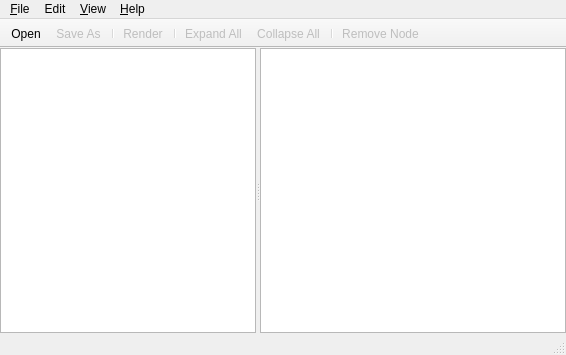
<?xml version="1.0" encoding="UTF-8"?>
<ui version="4.0">
 <class>MainWindow</class>
 <widget class="QMainWindow" name="MainWindow">
  <property name="geometry">
   <rect>
    <x>0</x>
    <y>0</y>
    <width>566</width>
    <height>355</height>
   </rect>
  </property>
  <property name="windowTitle">
   <string>Document Explorer</string>
  </property>
  <property name="windowIcon">
   <iconset resource="resources.qrc">
    <normaloff>:/resources/images/MainWindow.ico</normaloff>:/resources/images/MainWindow.ico</iconset>
  </property>
  <widget class="QWidget" name="centralwidget">
   <layout class="QHBoxLayout" name="horizontalLayout">
    <property name="spacing">
     <number>6</number>
    </property>
    <property name="leftMargin">
     <number>0</number>
    </property>
    <property name="topMargin">
     <number>0</number>
    </property>
    <property name="rightMargin">
     <number>0</number>
    </property>
    <property name="bottomMargin">
     <number>0</number>
    </property>
    <item>
     <widget class="QSplitter" name="splitter">
      <property name="sizePolicy">
       <sizepolicy hsizetype="Expanding" vsizetype="Expanding">
        <horstretch>0</horstretch>
        <verstretch>0</verstretch>
       </sizepolicy>
      </property>
      <property name="orientation">
       <enum>Qt::Horizontal</enum>
      </property>
      <widget class="QTreeView" name="treeView">
       <property name="sizePolicy">
        <sizepolicy hsizetype="Expanding" vsizetype="Expanding">
         <horstretch>0</horstretch>
         <verstretch>0</verstretch>
        </sizepolicy>
       </property>
       <property name="minimumSize">
        <size>
         <width>0</width>
         <height>0</height>
        </size>
       </property>
       <property name="maximumSize">
        <size>
         <width>16777215</width>
         <height>16777215</height>
        </size>
       </property>
       <property name="baseSize">
        <size>
         <width>0</width>
         <height>0</height>
        </size>
       </property>
       <attribute name="headerVisible">
        <bool>false</bool>
       </attribute>
      </widget>
      <widget class="QTextEdit" name="textEdit">
       <property name="sizePolicy">
        <sizepolicy hsizetype="Expanding" vsizetype="Expanding">
         <horstretch>1</horstretch>
         <verstretch>0</verstretch>
        </sizepolicy>
       </property>
       <property name="readOnly">
        <bool>true</bool>
       </property>
       <property name="acceptRichText">
        <bool>true</bool>
       </property>
       <property name="textInteractionFlags">
        <set>Qt::TextSelectableByKeyboard|Qt::TextSelectableByMouse</set>
       </property>
      </widget>
     </widget>
    </item>
   </layout>
  </widget>
  <widget class="QMenuBar" name="menubar">
   <property name="geometry">
    <rect>
     <x>0</x>
     <y>0</y>
     <width>566</width>
     <height>21</height>
    </rect>
   </property>
   <widget class="QMenu" name="menuFile">
    <property name="title">
     <string>&amp;File</string>
    </property>
    <addaction name="actionOpen"/>
    <addaction name="actionSaveAs"/>
    <addaction name="separator"/>
    <addaction name="actionRender"/>
    <addaction name="separator"/>
    <addaction name="actionExit"/>
   </widget>
   <widget class="QMenu" name="menuEdit">
    <property name="title">
     <string>Edit</string>
    </property>
    <addaction name="actionRemoveNode"/>
   </widget>
   <widget class="QMenu" name="menuView">
    <property name="title">
     <string>&amp;View</string>
    </property>
    <addaction name="actionExpandAll"/>
    <addaction name="actionCollapseAll"/>
   </widget>
   <widget class="QMenu" name="menuHelp">
    <property name="title">
     <string>&amp;Help</string>
    </property>
    <addaction name="actionAbout"/>
   </widget>
   <addaction name="menuFile"/>
   <addaction name="menuEdit"/>
   <addaction name="menuView"/>
   <addaction name="menuHelp"/>
  </widget>
  <widget class="QStatusBar" name="statusbar"/>
  <widget class="QToolBar" name="toolBar">
   <property name="windowTitle">
    <string>toolBar</string>
   </property>
   <property name="movable">
    <bool>false</bool>
   </property>
   <property name="iconSize">
    <size>
     <width>24</width>
     <height>24</height>
    </size>
   </property>
   <property name="floatable">
    <bool>true</bool>
   </property>
   <attribute name="toolBarArea">
    <enum>TopToolBarArea</enum>
   </attribute>
   <attribute name="toolBarBreak">
    <bool>false</bool>
   </attribute>
   <addaction name="actionOpen"/>
   <addaction name="actionSaveAs"/>
   <addaction name="separator"/>
   <addaction name="actionRender"/>
   <addaction name="separator"/>
   <addaction name="actionExpandAll"/>
   <addaction name="actionCollapseAll"/>
   <addaction name="separator"/>
   <addaction name="actionRemoveNode"/>
  </widget>
  <action name="actionOpen">
   <property name="icon">
    <iconset resource="resources.qrc">
     <normaloff>:/resources/images/actions/OpenDocument.png</normaloff>:/resources/images/actions/OpenDocument.png</iconset>
   </property>
   <property name="text">
    <string>&amp;Open</string>
   </property>
   <property name="toolTip">
    <string>Open Document</string>
   </property>
  </action>
  <action name="actionSaveAs">
   <property name="enabled">
    <bool>false</bool>
   </property>
   <property name="icon">
    <iconset resource="resources.qrc">
     <normaloff>:/resources/images/actions/SaveDocumentAs.png</normaloff>:/resources/images/actions/SaveDocumentAs.png</iconset>
   </property>
   <property name="text">
    <string>Save &amp;As...</string>
   </property>
   <property name="toolTip">
    <string>Save Document As</string>
   </property>
  </action>
  <action name="actionRender">
   <property name="enabled">
    <bool>false</bool>
   </property>
   <property name="icon">
    <iconset resource="resources.qrc">
     <normaloff>:/resources/images/actions/RenderDocument.png</normaloff>:/resources/images/actions/RenderDocument.png</iconset>
   </property>
   <property name="text">
    <string>&amp;Render...</string>
   </property>
   <property name="toolTip">
    <string>Render Document</string>
   </property>
  </action>
  <action name="actionExit">
   <property name="text">
    <string>E&amp;xit</string>
   </property>
  </action>
  <action name="actionRemoveNode">
   <property name="enabled">
    <bool>false</bool>
   </property>
   <property name="icon">
    <iconset resource="resources.qrc">
     <normaloff>:/resources/images/actions/RemoveNode.png</normaloff>:/resources/images/actions/RemoveNode.png</iconset>
   </property>
   <property name="text">
    <string>Remove Node</string>
   </property>
  </action>
  <action name="actionExpandAll">
   <property name="enabled">
    <bool>false</bool>
   </property>
   <property name="icon">
    <iconset resource="resources.qrc">
     <normaloff>:/resources/images/actions/ExpandAll.png</normaloff>:/resources/images/actions/ExpandAll.png</iconset>
   </property>
   <property name="text">
    <string>&amp;Expand All</string>
   </property>
   <property name="toolTip">
    <string>Expand All</string>
   </property>
  </action>
  <action name="actionCollapseAll">
   <property name="enabled">
    <bool>false</bool>
   </property>
   <property name="icon">
    <iconset resource="resources.qrc">
     <normaloff>:/resources/images/actions/CollapseAll.png</normaloff>:/resources/images/actions/CollapseAll.png</iconset>
   </property>
   <property name="text">
    <string>&amp;Collapse All</string>
   </property>
  </action>
  <action name="actionAbout">
   <property name="text">
    <string>&amp;About</string>
   </property>
  </action>
 </widget>
 <resources>
  <include location="resources.qrc"/>
 </resources>
 <connections/>
</ui>
